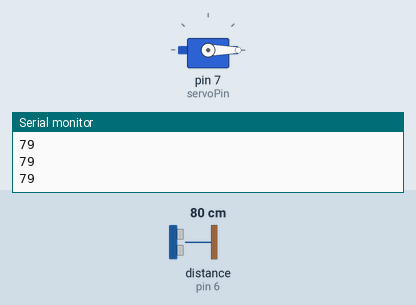
The sketch below on a simulated Arduino Uno, built with avr-gcc and run on an emulated ATmega328P. Parts: servo, the last lines printed to the serial monitor. Wiring (inferred from the names in the program): ultrasonic range finder: trigger pin 5; echo pin 6. The test bench sets the inputs (shaded band); at power-on: distance to the obstacle (sensor on pin 6) 80 cm. The echo pulse lasts 58.3 µs per cm.

Above: at 1.3 s.
1.4 s: distance to the obstacle (sensor on pin 6) set to 18 cm
2.9 s: distance to the obstacle (sensor on pin 6) set to 14 cm
At 3.9 s:
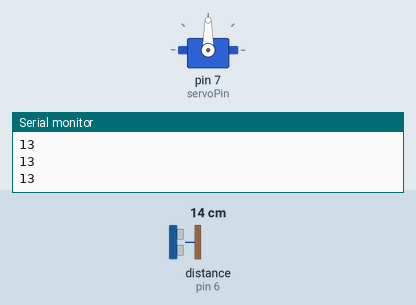
Timing chart, 0 to 9.8 s (numbered marks = the images above; inputs shaded):
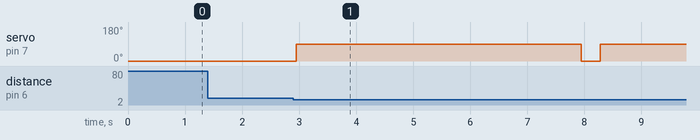

Measured:
- the behaviour switches between 16 and 15 cm on distance to the obstacle (sensor on pin 6) (found by bisection; images 0 and 1)
- after the input at 2.9 s, servo on pin 7 (servoPin): 0° → 90° after 0.05 s, → 0° 5.0 s later, → 90° 0.34 s later

The sketch:

sketch_nov8a.ino
```cpp
#include <Servo.h>
Servo servo;

int trigPin = 5;
int echoPin = 6;
int servoPin = 7;

long duration, dist;
long aver[3];

void setup() {
    servo.attach(servoPin);
    pinMode(trigPin, OUTPUT);
    pinMode(echoPin, INPUT);
    servo.write(0);
    delay(100);
    servo.detach();
    Serial.begin(9600);
}

void measure() {
    digitalWrite(trigPin, LOW);
    delayMicroseconds(5);
    digitalWrite(trigPin, HIGH);
    delayMicroseconds(10);
    digitalWrite(trigPin, LOW);

    duration = pulseIn(echoPin, HIGH);
    dist = (duration / 2) / 29.1;
    Serial.println(dist);
}

void loop() {
    for (int i = 0; i < 3; i++) { // Distancia promedio
        measure();
        aver[i] = dist;
        delay(10);
    }
    dist = (aver[0] + aver[1] + aver[2]) / 3;

    if (dist < 15) { // Cambia la distancia según sea necesario
        servo.attach(servoPin);
        delay(1);
        servo.write(90);
        delay(5000);
        servo.write(0);
        delay(300);
        servo.detach();
    }
}
```
